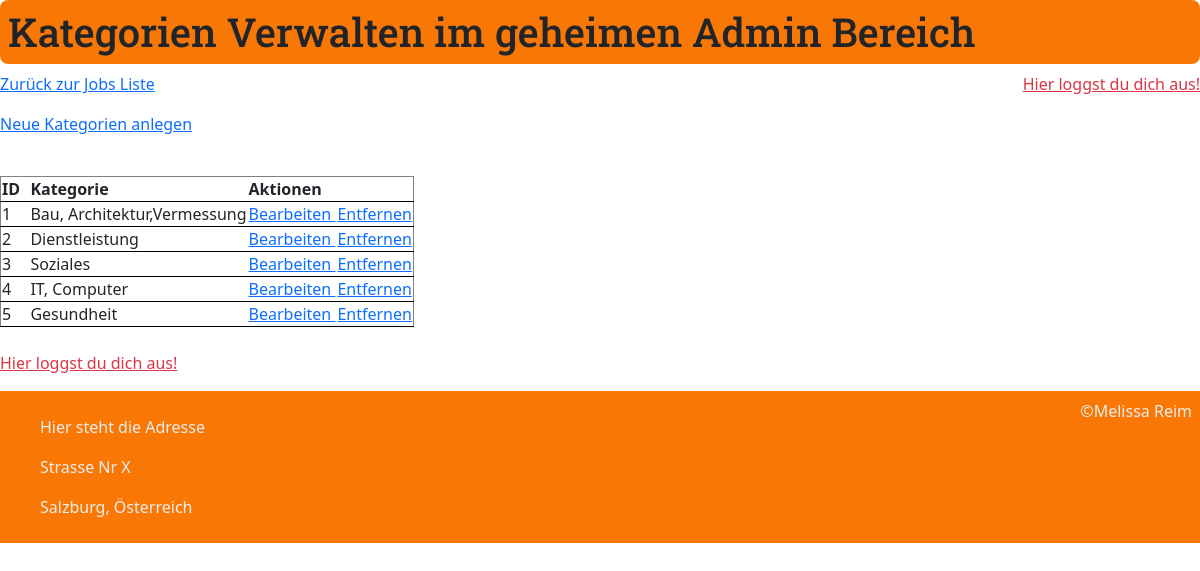
Screenshot of /PHP/admin/kategorien_liste.php (signed in) with the database file from the repository.
### tables this page shows
CREATE TABLE `kategorien` (
  `id` int(10) UNSIGNED NOT NULL,
  `kategorien` varchar(255) NOT NULL
);

### PHP/admin/funktionen.php (called while the page is built, shortened)
<?php
$db = mysqli_connect("localhost", "root", "", "getajob");
mysqli_set_charset($db, "utf8");
function query ($sql_befehl) {
    global $db;
    $result = mysqli_query($db, $sql_befehl);
    return $result;
}

### PHP/admin/kategorien_liste.php (the view, shortened to what this page needs)
<link rel="stylesheet" href="style.css">
<link
rel="stylesheet"
href="../vendor/bootstrap-5.3.2-dist/css/bootstrap.css"
/>
<?php
include "funktionen.php";
?>
<h1>Kategorien Verwalten im geheimen Admin Bereich</h1>
<div style="display: flex; justify-content:space-between;">
<p><a href="jobs_liste.php">Zurück zur Jobs Liste</a></p>
<p><a class="link-danger" href="logout.php">Hier loggst du dich aus!</a></p>
</div>
<p><a href="kategorien_anlegen.php">Neue Kategorien anlegen</a></p>
<?php
$result = query ( "SELECT * FROM kategorien ORDER BY id ASC");
echo "<table id='myTable' border='1'>";
echo "<thead style='border-bottom: 1px solid black;'>";
echo "<tr style='border-bottom: 1px solid black;'>";
    echo "<th>ID &nbsp;</th>";
    echo "<th>Kategorie&nbsp;</th>";
    echo "<th>Aktionen&nbsp;</th>";
echo "</tr>";
echo "</thead>";
    echo "<tbody>";
while ($row = mysqli_fetch_assoc($result)) {
    echo "<tr style='border-bottom: 1px solid black;'>";
        echo "<td>" . $row["id"]  .  "</td>";
        echo "<td>" . $row["kategorien"]  .  "</td>";
        echo "<td>" . "<a href='kategorien_bearbeiten.php?id={$row["id"]}'>Bearbeiten&nbsp;</a>"  .  "</td>";
        echo "<td>" . "<a href='kategorien_entfernen.php?id={$row["id"]}'>Entfernen</a>"  .  "</td>";
    echo "</tr>";
}
    echo"</tbody>";
    echo"</table>";
?>
<p><a class="link-danger" href="logout.php">Hier loggst du dich aus!</a></p>
<?php
include "../fuss.php";
?>

### PHP/admin/style.css (style rules this page uses)
h1 { padding: 8px; background: rgb(249, 119, 5); border-radius: 8px; margin: 0; font-size: 64px; font-family: "Roboto Slab", serif; }
p { line-height: 1.5; }
a { text-decoration: none; color: black; }

### rows the page displays
kategorien: id "1", kategorien "Bau, Architektur,Vermessung"
kategorien: id "2", kategorien "Dienstleistung"
kategorien: id "3", kategorien "Soziales"
kategorien: id "4", kategorien "IT, Computer"
kategorien: id "5", kategorien "Gesundheit"
